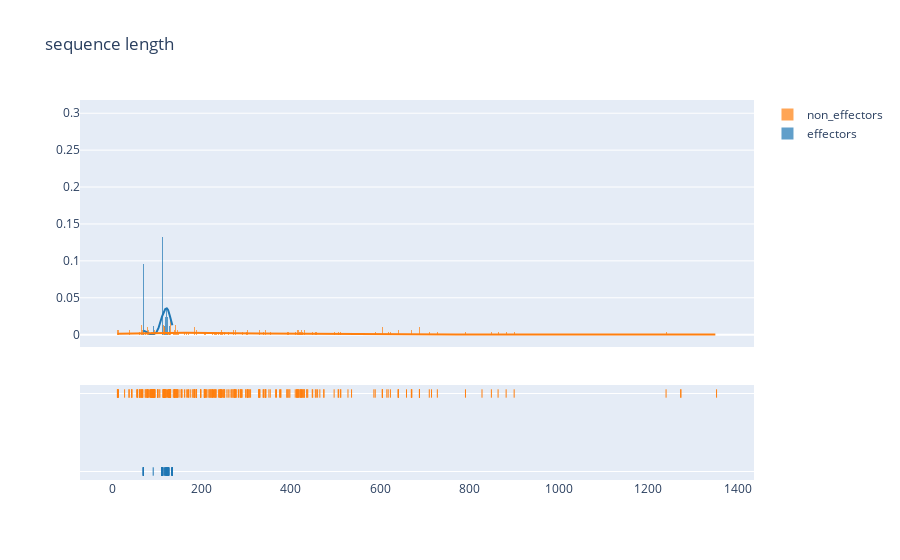
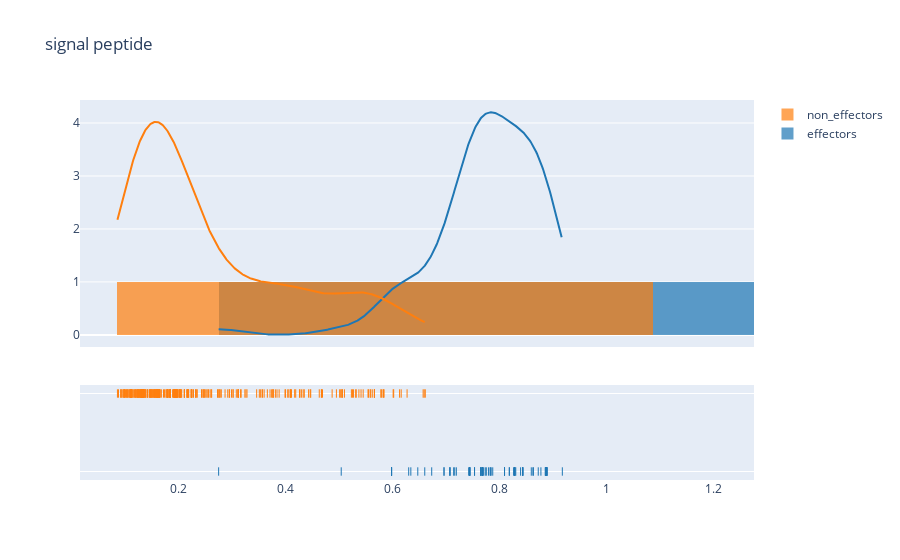
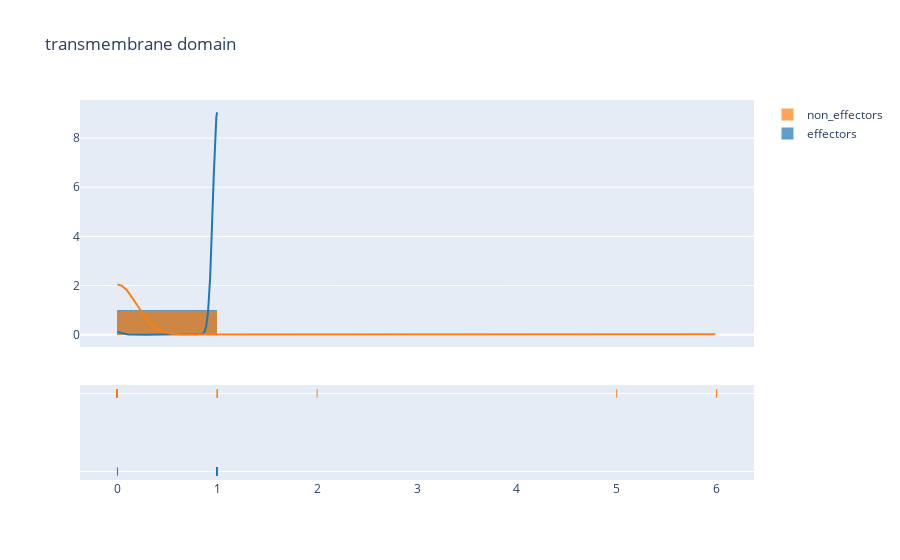
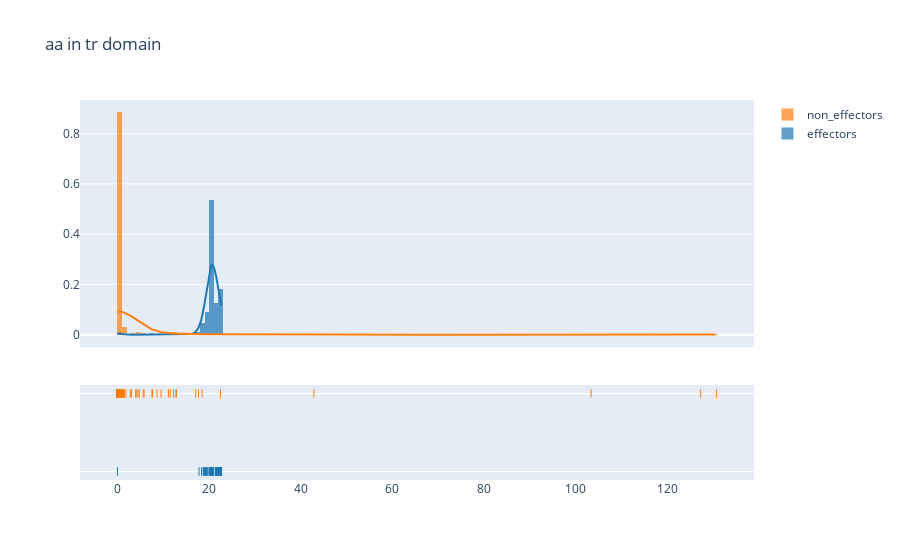

Notebook code for these charts, in order:
### Markdown cell above
# Distplots 
#### rivedere per errore determinante = 0

### Code cell
# DISTPLOT - FEATURE DISTRIBUTION COMPARISON BETWEEN CLASSES
for f in base_features_names:
    fig_dist = ff.create_distplot([eff_dataset[f], non_eff_dataset[f]], ["effectors", "non_effectors"])
    fig_dist.update_layout(title=f)
    
    fig_dist.show()
    # fig_dist.write_image(f"{common_dir}features_exploratory_analysis/{f}-feature_exploratory_analysis_distplot.svg",
    #                     width=1920, height=1080)

### Figure 1 — Plotly figure (JSON) as saved in the notebook; plotly's stock layout.template omitted (floating-point values rounded to 4 significant figures; data arrays with more than 128 entries replaced by an {"elided": "..."} marker saying what was removed)
{"data": [{"autobinx": false, "histnorm": "probability density", "legendgroup": "effectors", "marker": {"color": "rgb(31, 119, 180)"}, "name": "effectors", "opacity": 0.7, "type": "histogram", "x": [125, 125, 125, 125, 125, 125, 125, 125, 125, 125, 125, 125, 125, 125, 117, 122, 121, 133, 116, 134, 135, 135, 135, 135, 135, 112, 113, 112, 112, 111, 112, 113, 113, 113, 113, 113, 113, 112, 112, 112, 112, 112, 112, 112, 111, 111, 122, 122, 121, 121, 111, 111, 111, 111, 125, 125, 125, 125, 125, 125, 125, 125, 125, 125, 125, 92, 119, 120, 119, 122, 122, 122, 122, 122, 124, 124, 128, 123, 123, 123, 70, 70, 70, 70, 70, 70, 70, 70], "xaxis": "x", "xbins": {"end": 135, "size": 1, "start": 70}, "yaxis": "y"}, {"autobinx": false, "histnorm": "probability density", "legendgroup": "non_effectors", "marker": {"color": "rgb(255, 127, 14)"}, "name": "non_effectors", "opacity": 0.7, "type": "histogram", "x": {"elided": "295 int values"}, "xaxis": "x", "xbins": {"end": 1353, "size": 1, "start": 12}, "yaxis": "y"}, {"legendgroup": "effectors", "marker": {"color": "rgb(31, 119, 180)"}, "mode": "lines", "name": "effectors", "showlegend": false, "type": "scatter", "x": {"elided": "500 float values"}, "xaxis": "x", "y": {"elided": "500 float values"}, "yaxis": "y"}, {"legendgroup": "non_effectors", "marker": {"color": "rgb(255, 127, 14)"}, "mode": "lines", "name": "non_effectors", "showlegend": false, "type": "scatter", "x": {"elided": "500 float values"}, "xaxis": "x", "y": {"elided": "500 float values"}, "yaxis": "y"}, {"legendgroup": "effectors", "marker": {"color": "rgb(31, 119, 180)", "symbol": "line-ns-open"}, "mode": "markers", "name": "effectors", "showlegend": false, "type": "scatter", "x": [125, 125, 125, 125, 125, 125, 125, 125, 125, 125, 125, 125, 125, 125, 117, 122, 121, 133, 116, 134, 135, 135, 135, 135, 135, 112, 113, 112, 112, 111, 112, 113, 113, 113, 113, 113, 113, 112, 112, 112, 112, 112, 112, 112, 111, 111, 122, 122, 121, 121, 111, 111, 111, 111, 125, 125, 125, 125, 125, 125, 125, 125, 125, 125, 125, 92, 119, 120, 119, 122, 122, 122, 122, 122, 124, 124, 128, 123, 123, 123, 70, 70, 70, 70, 70, 70, 70, 70], "xaxis": "x", "y": ["effectors", "effectors", "effectors", "effectors", "effectors", "effectors", "effectors", "effectors", "effectors", "effectors", "effectors", "effectors", "effectors", "effectors", "effectors", "effectors", "effectors", "effectors", "effectors", "effectors", "effectors", "effectors", "effectors", "effectors", "effectors", "effectors", "effectors", "effectors", "effectors", "effectors", "effectors", "effectors", "effectors", "effectors", "effectors", "effectors", "effectors", "effectors", "effectors", "effectors", "effectors", "effectors", "effectors", "effectors", "effectors", "effectors", "effectors", "effectors", "effectors", "effectors", "effectors", "effectors", "effectors", "effectors", "effectors", "effectors", "effectors", "effectors", "effectors", "effectors", "effectors", "effectors", "effectors", "effectors", "effectors", "effectors", "effectors", "effectors", "effectors", "effectors", "effectors", "effectors", "effectors", "effectors", "effectors", "effectors", "effectors", "effectors", "effectors", "effectors", "effectors", "effectors", "effectors", "effectors", "effectors", "effectors", "effectors", "effectors"], "yaxis": "y2"}, {"legendgroup": "non_effectors", "marker": {"color": "rgb(255, 127, 14)", "symbol": "line-ns-open"}, "mode": "markers", "name": "non_effectors", "showlegend": false, "type": "scatter", "x": {"elided": "295 int values"}, "xaxis": "x", "y": {"elided": "295 str values"}, "yaxis": "y2"}], "layout": {"barmode": "overlay", "hovermode": "closest", "legend": {"traceorder": "reversed"}, "title": {"text": "sequence length"}, "xaxis": {"anchor": "y2", "domain": [0, 1], "zeroline": false}, "yaxis": {"anchor": "free", "domain": [0.35, 1], "position": 0}, "yaxis2": {"anchor": "x", "domain": [0, 0.25], "dtick": 1, "showticklabels": false}}}

### Figure 2 — Plotly figure (JSON) as saved in the notebook; plotly's stock layout.template omitted (floating-point values rounded to 4 significant figures; data arrays with more than 128 entries replaced by an {"elided": "..."} marker saying what was removed)
{"data": [{"autobinx": false, "histnorm": "probability density", "legendgroup": "effectors", "marker": {"color": "rgb(31, 119, 180)"}, "name": "effectors", "opacity": 0.7, "type": "histogram", "x": [0.696, 0.696, 0.768, 0.765, 0.765, 0.768, 0.768, 0.768, 0.768, 0.768, 0.768, 0.809, 0.809, 0.809, 0.773, 0.753, 0.885, 0.877, 0.275, 0.862, 0.827, 0.828, 0.828, 0.828, 0.828, 0.872, 0.828, 0.818, 0.818, 0.83, 0.843, 0.888, 0.888, 0.888, 0.888, 0.888, 0.888, 0.886, 0.886, 0.886, 0.886, 0.886, 0.886, 0.886, 0.66, 0.647, 0.863, 0.859, 0.782, 0.779, 0.707, 0.707, 0.707, 0.714, 0.765, 0.744, 0.765, 0.744, 0.765, 0.744, 0.744, 0.716, 0.744, 0.719, 0.744, 0.77, 0.787, 0.917, 0.784, 0.753, 0.843, 0.843, 0.843, 0.843, 0.826, 0.839, 0.63, 0.775, 0.742, 0.783, 0.598, 0.598, 0.598, 0.598, 0.598, 0.634, 0.504, 0.673], "xaxis": "x", "xbins": {"end": 0.917, "size": 1, "start": 0.275}, "yaxis": "y"}, {"autobinx": false, "histnorm": "probability density", "legendgroup": "non_effectors", "marker": {"color": "rgb(255, 127, 14)"}, "name": "non_effectors", "opacity": 0.7, "type": "histogram", "x": {"elided": "295 float values"}, "xaxis": "x", "xbins": {"end": 0.661, "size": 1, "start": 0.086}, "yaxis": "y"}, {"legendgroup": "effectors", "marker": {"color": "rgb(31, 119, 180)"}, "mode": "lines", "name": "effectors", "showlegend": false, "type": "scatter", "x": {"elided": "500 float values"}, "xaxis": "x", "y": {"elided": "500 float values"}, "yaxis": "y"}, {"legendgroup": "non_effectors", "marker": {"color": "rgb(255, 127, 14)"}, "mode": "lines", "name": "non_effectors", "showlegend": false, "type": "scatter", "x": {"elided": "500 float values"}, "xaxis": "x", "y": {"elided": "500 float values"}, "yaxis": "y"}, {"legendgroup": "effectors", "marker": {"color": "rgb(31, 119, 180)", "symbol": "line-ns-open"}, "mode": "markers", "name": "effectors", "showlegend": false, "type": "scatter", "x": [0.696, 0.696, 0.768, 0.765, 0.765, 0.768, 0.768, 0.768, 0.768, 0.768, 0.768, 0.809, 0.809, 0.809, 0.773, 0.753, 0.885, 0.877, 0.275, 0.862, 0.827, 0.828, 0.828, 0.828, 0.828, 0.872, 0.828, 0.818, 0.818, 0.83, 0.843, 0.888, 0.888, 0.888, 0.888, 0.888, 0.888, 0.886, 0.886, 0.886, 0.886, 0.886, 0.886, 0.886, 0.66, 0.647, 0.863, 0.859, 0.782, 0.779, 0.707, 0.707, 0.707, 0.714, 0.765, 0.744, 0.765, 0.744, 0.765, 0.744, 0.744, 0.716, 0.744, 0.719, 0.744, 0.77, 0.787, 0.917, 0.784, 0.753, 0.843, 0.843, 0.843, 0.843, 0.826, 0.839, 0.63, 0.775, 0.742, 0.783, 0.598, 0.598, 0.598, 0.598, 0.598, 0.634, 0.504, 0.673], "xaxis": "x", "y": ["effectors", "effectors", "effectors", "effectors", "effectors", "effectors", "effectors", "effectors", "effectors", "effectors", "effectors", "effectors", "effectors", "effectors", "effectors", "effectors", "effectors", "effectors", "effectors", "effectors", "effectors", "effectors", "effectors", "effectors", "effectors", "effectors", "effectors", "effectors", "effectors", "effectors", "effectors", "effectors", "effectors", "effectors", "effectors", "effectors", "effectors", "effectors", "effectors", "effectors", "effectors", "effectors", "effectors", "effectors", "effectors", "effectors", "effectors", "effectors", "effectors", "effectors", "effectors", "effectors", "effectors", "effectors", "effectors", "effectors", "effectors", "effectors", "effectors", "effectors", "effectors", "effectors", "effectors", "effectors", "effectors", "effectors", "effectors", "effectors", "effectors", "effectors", "effectors", "effectors", "effectors", "effectors", "effectors", "effectors", "effectors", "effectors", "effectors", "effectors", "effectors", "effectors", "effectors", "effectors", "effectors", "effectors", "effectors", "effectors"], "yaxis": "y2"}, {"legendgroup": "non_effectors", "marker": {"color": "rgb(255, 127, 14)", "symbol": "line-ns-open"}, "mode": "markers", "name": "non_effectors", "showlegend": false, "type": "scatter", "x": {"elided": "295 float values"}, "xaxis": "x", "y": {"elided": "295 str values"}, "yaxis": "y2"}], "layout": {"barmode": "overlay", "hovermode": "closest", "legend": {"traceorder": "reversed"}, "title": {"text": "signal peptide"}, "xaxis": {"anchor": "y2", "domain": [0, 1], "zeroline": false}, "yaxis": {"anchor": "free", "domain": [0.35, 1], "position": 0}, "yaxis2": {"anchor": "x", "domain": [0, 0.25], "dtick": 1, "showticklabels": false}}}

### Figure 3 — Plotly figure (JSON) as saved in the notebook; plotly's stock layout.template omitted (floating-point values rounded to 4 significant figures; data arrays with more than 128 entries replaced by an {"elided": "..."} marker saying what was removed)
{"data": [{"autobinx": false, "histnorm": "probability density", "legendgroup": "effectors", "marker": {"color": "rgb(31, 119, 180)"}, "name": "effectors", "opacity": 0.7, "type": "histogram", "x": [1, 1, 1, 1, 1, 1, 1, 1, 1, 1, 1, 1, 1, 1, 1, 1, 1, 1, 0, 1, 1, 1, 1, 1, 1, 1, 1, 1, 1, 1, 1, 1, 1, 1, 1, 1, 1, 1, 1, 1, 1, 1, 1, 1, 1, 1, 1, 1, 1, 1, 1, 1, 1, 1, 1, 1, 1, 1, 1, 1, 1, 1, 1, 1, 1, 1, 1, 1, 1, 1, 1, 1, 1, 1, 1, 1, 1, 1, 1, 1, 1, 1, 1, 1, 1, 1, 1, 1], "xaxis": "x", "xbins": {"end": 1, "size": 1, "start": 0}, "yaxis": "y"}, {"autobinx": false, "histnorm": "probability density", "legendgroup": "non_effectors", "marker": {"color": "rgb(255, 127, 14)"}, "name": "non_effectors", "opacity": 0.7, "type": "histogram", "x": {"elided": "295 int values"}, "xaxis": "x", "xbins": {"end": 6, "size": 1, "start": 0}, "yaxis": "y"}, {"legendgroup": "effectors", "marker": {"color": "rgb(31, 119, 180)"}, "mode": "lines", "name": "effectors", "showlegend": false, "type": "scatter", "x": {"elided": "500 float values"}, "xaxis": "x", "y": {"elided": "500 float values"}, "yaxis": "y"}, {"legendgroup": "non_effectors", "marker": {"color": "rgb(255, 127, 14)"}, "mode": "lines", "name": "non_effectors", "showlegend": false, "type": "scatter", "x": {"elided": "500 float values"}, "xaxis": "x", "y": {"elided": "500 float values"}, "yaxis": "y"}, {"legendgroup": "effectors", "marker": {"color": "rgb(31, 119, 180)", "symbol": "line-ns-open"}, "mode": "markers", "name": "effectors", "showlegend": false, "type": "scatter", "x": [1, 1, 1, 1, 1, 1, 1, 1, 1, 1, 1, 1, 1, 1, 1, 1, 1, 1, 0, 1, 1, 1, 1, 1, 1, 1, 1, 1, 1, 1, 1, 1, 1, 1, 1, 1, 1, 1, 1, 1, 1, 1, 1, 1, 1, 1, 1, 1, 1, 1, 1, 1, 1, 1, 1, 1, 1, 1, 1, 1, 1, 1, 1, 1, 1, 1, 1, 1, 1, 1, 1, 1, 1, 1, 1, 1, 1, 1, 1, 1, 1, 1, 1, 1, 1, 1, 1, 1], "xaxis": "x", "y": ["effectors", "effectors", "effectors", "effectors", "effectors", "effectors", "effectors", "effectors", "effectors", "effectors", "effectors", "effectors", "effectors", "effectors", "effectors", "effectors", "effectors", "effectors", "effectors", "effectors", "effectors", "effectors", "effectors", "effectors", "effectors", "effectors", "effectors", "effectors", "effectors", "effectors", "effectors", "effectors", "effectors", "effectors", "effectors", "effectors", "effectors", "effectors", "effectors", "effectors", "effectors", "effectors", "effectors", "effectors", "effectors", "effectors", "effectors", "effectors", "effectors", "effectors", "effectors", "effectors", "effectors", "effectors", "effectors", "effectors", "effectors", "effectors", "effectors", "effectors", "effectors", "effectors", "effectors", "effectors", "effectors", "effectors", "effectors", "effectors", "effectors", "effectors", "effectors", "effectors", "effectors", "effectors", "effectors", "effectors", "effectors", "effectors", "effectors", "effectors", "effectors", "effectors", "effectors", "effectors", "effectors", "effectors", "effectors", "effectors"], "yaxis": "y2"}, {"legendgroup": "non_effectors", "marker": {"color": "rgb(255, 127, 14)", "symbol": "line-ns-open"}, "mode": "markers", "name": "non_effectors", "showlegend": false, "type": "scatter", "x": {"elided": "295 int values"}, "xaxis": "x", "y": {"elided": "295 str values"}, "yaxis": "y2"}], "layout": {"barmode": "overlay", "hovermode": "closest", "legend": {"traceorder": "reversed"}, "title": {"text": "transmembrane domain"}, "xaxis": {"anchor": "y2", "domain": [0, 1], "zeroline": false}, "yaxis": {"anchor": "free", "domain": [0.35, 1], "position": 0}, "yaxis2": {"anchor": "x", "domain": [0, 0.25], "dtick": 1, "showticklabels": false}}}

### Figure 4 — Plotly figure (JSON) as saved in the notebook; plotly's stock layout.template omitted (floating-point values rounded to 4 significant figures; data arrays with more than 128 entries replaced by an {"elided": "..."} marker saying what was removed)
{"data": [{"autobinx": false, "histnorm": "probability density", "legendgroup": "effectors", "marker": {"color": "rgb(31, 119, 180)"}, "name": "effectors", "opacity": 0.7, "type": "histogram", "x": [20.44, 20.44, 20.54, 20.54, 20.54, 20.54, 20.54, 20.54, 20.54, 20.54, 20.54, 20.52, 20.52, 20.52, 18.73, 21.35, 21.94, 18.35, 0.00431, 20.19, 19.52, 19.48, 19.48, 19.49, 19.48, 20.82, 21.52, 21.54, 21.54, 19.78, 22.73, 22.57, 22.57, 22.57, 22.57, 22.57, 22.57, 22.15, 22.15, 22.15, 22.15, 22.15, 22.15, 22.15, 20.43, 20.52, 20.6, 21.54, 22.07, 22.01, 21.73, 21.73, 21.74, 21.73, 20.54, 20.67, 20.54, 20.67, 20.43, 20.67, 20.67, 20.6, 20.67, 20.67, 20.67, 20.54, 20.52, 19.08, 20.66, 21.35, 20.55, 20.55, 20.55, 20.55, 20.89, 20.91, 18.99, 19.23, 17.8, 18.78, 20.08, 20.08, 20.08, 20.08, 20.08, 20.32, 20.38, 20.21], "xaxis": "x", "xbins": {"end": 22.73, "size": 1, "start": 0.00431}, "yaxis": "y"}, {"autobinx": false, "histnorm": "probability density", "legendgroup": "non_effectors", "marker": {"color": "rgb(255, 127, 14)"}, "name": "non_effectors", "opacity": 0.7, "type": "histogram", "x": {"elided": "295 float values"}, "xaxis": "x", "xbins": {"end": 130.7, "size": 1, "start": 0}, "yaxis": "y"}, {"legendgroup": "effectors", "marker": {"color": "rgb(31, 119, 180)"}, "mode": "lines", "name": "effectors", "showlegend": false, "type": "scatter", "x": {"elided": "500 float values"}, "xaxis": "x", "y": {"elided": "500 float values"}, "yaxis": "y"}, {"legendgroup": "non_effectors", "marker": {"color": "rgb(255, 127, 14)"}, "mode": "lines", "name": "non_effectors", "showlegend": false, "type": "scatter", "x": {"elided": "500 float values"}, "xaxis": "x", "y": {"elided": "500 float values"}, "yaxis": "y"}, {"legendgroup": "effectors", "marker": {"color": "rgb(31, 119, 180)", "symbol": "line-ns-open"}, "mode": "markers", "name": "effectors", "showlegend": false, "type": "scatter", "x": [20.44, 20.44, 20.54, 20.54, 20.54, 20.54, 20.54, 20.54, 20.54, 20.54, 20.54, 20.52, 20.52, 20.52, 18.73, 21.35, 21.94, 18.35, 0.00431, 20.19, 19.52, 19.48, 19.48, 19.49, 19.48, 20.82, 21.52, 21.54, 21.54, 19.78, 22.73, 22.57, 22.57, 22.57, 22.57, 22.57, 22.57, 22.15, 22.15, 22.15, 22.15, 22.15, 22.15, 22.15, 20.43, 20.52, 20.6, 21.54, 22.07, 22.01, 21.73, 21.73, 21.74, 21.73, 20.54, 20.67, 20.54, 20.67, 20.43, 20.67, 20.67, 20.6, 20.67, 20.67, 20.67, 20.54, 20.52, 19.08, 20.66, 21.35, 20.55, 20.55, 20.55, 20.55, 20.89, 20.91, 18.99, 19.23, 17.8, 18.78, 20.08, 20.08, 20.08, 20.08, 20.08, 20.32, 20.38, 20.21], "xaxis": "x", "y": ["effectors", "effectors", "effectors", "effectors", "effectors", "effectors", "effectors", "effectors", "effectors", "effectors", "effectors", "effectors", "effectors", "effectors", "effectors", "effectors", "effectors", "effectors", "effectors", "effectors", "effectors", "effectors", "effectors", "effectors", "effectors", "effectors", "effectors", "effectors", "effectors", "effectors", "effectors", "effectors", "effectors", "effectors", "effectors", "effectors", "effectors", "effectors", "effectors", "effectors", "effectors", "effectors", "effectors", "effectors", "effectors", "effectors", "effectors", "effectors", "effectors", "effectors", "effectors", "effectors", "effectors", "effectors", "effectors", "effectors", "effectors", "effectors", "effectors", "effectors", "effectors", "effectors", "effectors", "effectors", "effectors", "effectors", "effectors", "effectors", "effectors", "effectors", "effectors", "effectors", "effectors", "effectors", "effectors", "effectors", "effectors", "effectors", "effectors", "effectors", "effectors", "effectors", "effectors", "effectors", "effectors", "effectors", "effectors", "effectors"], "yaxis": "y2"}, {"legendgroup": "non_effectors", "marker": {"color": "rgb(255, 127, 14)", "symbol": "line-ns-open"}, "mode": "markers", "name": "non_effectors", "showlegend": false, "type": "scatter", "x": {"elided": "295 float values"}, "xaxis": "x", "y": {"elided": "295 str values"}, "yaxis": "y2"}], "layout": {"barmode": "overlay", "hovermode": "closest", "legend": {"traceorder": "reversed"}, "title": {"text": "aa in tr domain"}, "xaxis": {"anchor": "y2", "domain": [0, 1], "zeroline": false}, "yaxis": {"anchor": "free", "domain": [0.35, 1], "position": 0}, "yaxis2": {"anchor": "x", "domain": [0, 0.25], "dtick": 1, "showticklabels": false}}}
